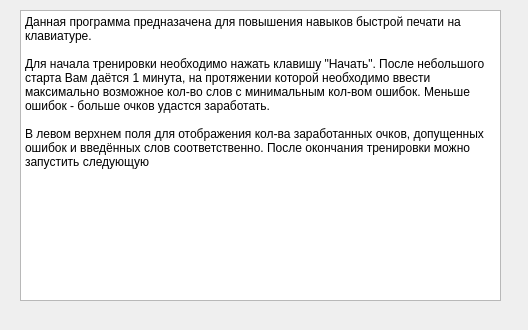
<?xml version="1.0" encoding="UTF-8"?>
<ui version="4.0">
 <class>Dialog</class>
 <widget class="QDialog" name="Dialog">
  <property name="geometry">
   <rect>
    <x>0</x>
    <y>0</y>
    <width>528</width>
    <height>330</height>
   </rect>
  </property>
  <property name="windowTitle">
   <string>Dialog</string>
  </property>
  <widget class="QPlainTextEdit" name="plainTextEdit">
   <property name="geometry">
    <rect>
     <x>20</x>
     <y>10</y>
     <width>481</width>
     <height>291</height>
    </rect>
   </property>
   <property name="whatsThis">
    <string>&lt;html&gt;&lt;head/&gt;&lt;body&gt;&lt;p&gt;&lt;span style=&quot; font-size:10pt;&quot;&gt;Данная программа предназачена для повышения навыков быстрой печати на клавиатуре. &lt;/span&gt;&lt;/p&gt;&lt;p&gt;&lt;span style=&quot; font-size:10pt;&quot;&gt;Для начала тренировки необходимо нажать клавишу &amp;quot;Начать&amp;quot;. После небольшого старта Вам даётся 1 минута, на протяжении которой необходимо ввести максимально возможное кол-во слов с минимальным кол-вом ошибок. Меньше ошибок - больше очков удастся заработать.&lt;/span&gt;&lt;/p&gt;&lt;p&gt;&lt;span style=&quot; font-size:10pt;&quot;&gt;В левом верхнем поля для отображения кол-ва заработанных очков, допущенных ошибок и введённых слов соответственно. После окончания тренировки можно запустить следующую &lt;/span&gt;&lt;/p&gt;&lt;/body&gt;&lt;/html&gt;</string>
   </property>
   <property name="styleSheet">
    <string notr="true">plainTextEdit
{
	font-size: 16px;
	color: black;
};</string>
   </property>
   <property name="plainText">
    <string>Данная программа предназачена для повышения навыков быстрой печати на клавиатуре. 

Для начала тренировки необходимо нажать клавишу &quot;Начать&quot;. После небольшого старта Вам даётся 1 минута, на протяжении которой необходимо ввести максимально возможное кол-во слов с минимальным кол-вом ошибок. Меньше ошибок - больше очков удастся заработать.

В левом верхнем поля для отображения кол-ва заработанных очков, допущенных ошибок и введённых слов соответственно. После окончания тренировки можно запустить следующую </string>
   </property>
  </widget>
 </widget>
 <resources/>
 <connections/>
</ui>
